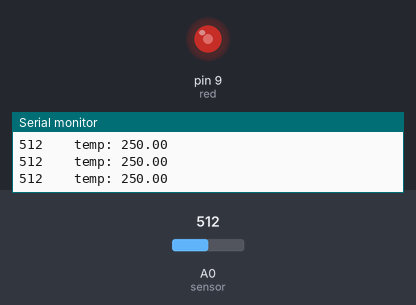
The sketch below on a simulated Arduino Uno, built with avr-gcc and run on an emulated ATmega328P. Parts: output pins drawn as LEDs (lit = HIGH), the last lines printed to the serial monitor. The inputs (shaded band) are chosen by the test bench; at power-on: A0 (sensor) = 512.

Above: at 1.2 s.
1.3 s: A0 (sensor) set to 716
At 2.2 s:
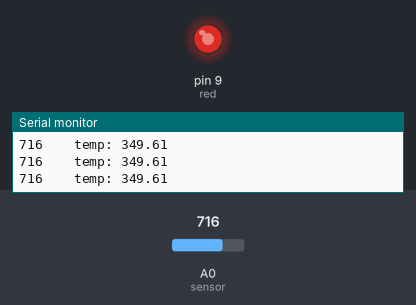
2.8 s: A0 (sensor) set to 900
At 3.8 s:
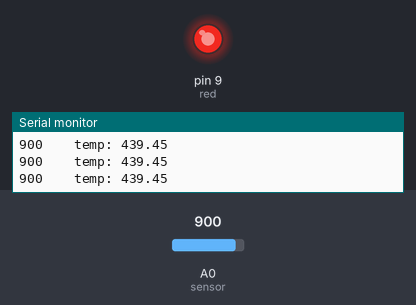
4.3 s: A0 (sensor) set to 122
At 5.4 s:
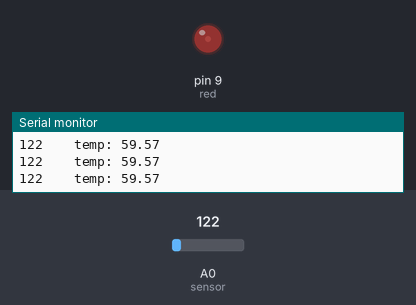
5.8 s: A0 (sensor) set to 0
At 7.0 s:
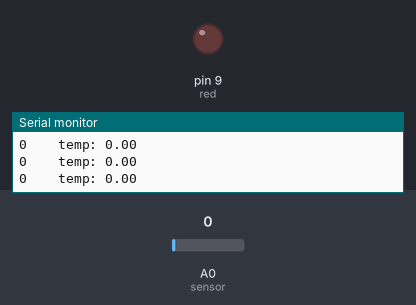
Timing chart, 0 to 8.3 s (numbered marks = the images above; inputs shaded):
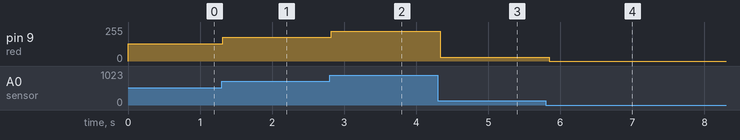

The sketch:

test_CBN.ino
```cpp
void setup() {
pinMode(A0, INPUT); //sensor
pinMode(9, OUTPUT); //red
Serial.begin(9600);
}
void loop() {
int sensor = analogRead(A0);
float tempC = (float)(sensor * (5.0 / 10.24));
//float tempC = (voltage - .5) * 100;
//float tempF = (tempC * 1.8) + 32;
Serial.print(sensor);
Serial.print("    temp: ");
Serial.println(tempC);
//if (tempC > 25.6) {
//  digitalWrite(13, HIGH);
//}
//else{
//  digitalWrite(13, LOW);
//}
analogWrite(9, sensor/4);


delay(100);
}
```

Measured:
- after the input at 1.3 s, pin 9 (red): 128/255 → 179/255 at once
- after the input at 2.8 s, pin 9 (red): 179/255 → 225/255 at once
- after the input at 4.3 s, pin 9 (red): 225/255 → 30/255 at once
- after the input at 5.8 s, pin 9 (red): 30/255 → 0/255 after 0.05 s
